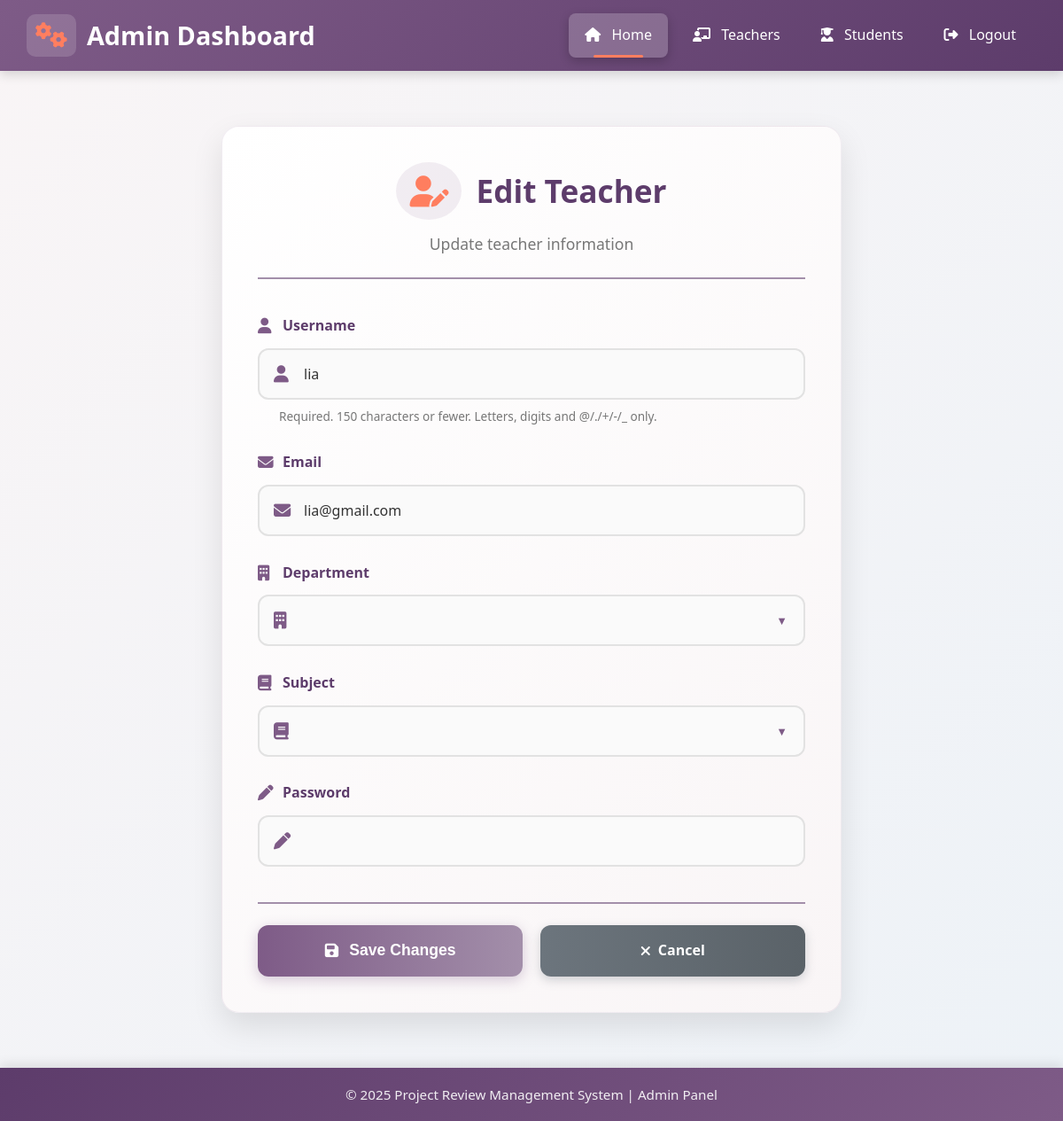
Page /dashboard/edit-teacher/4/ on the earlier database version.
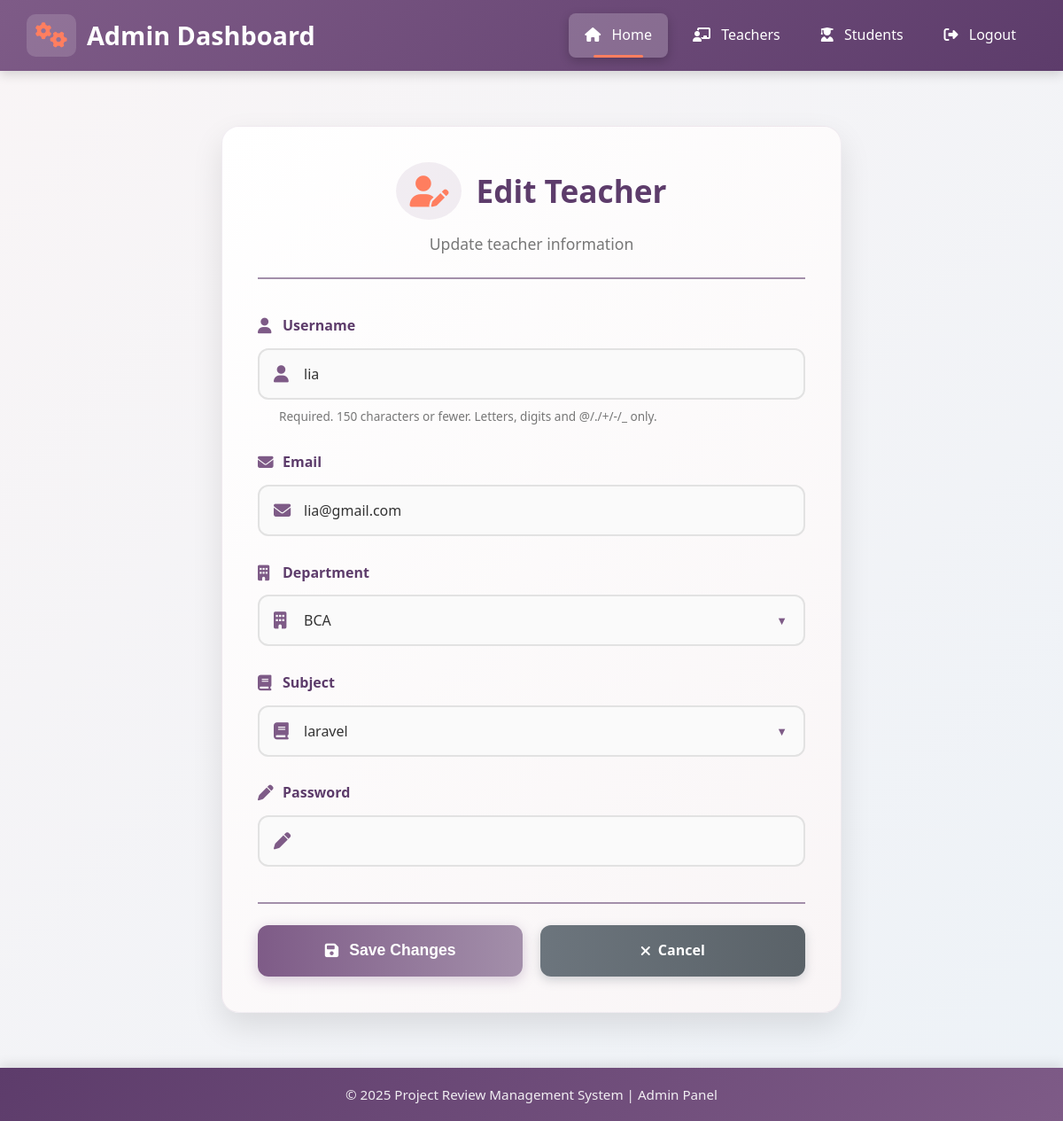
Same page on the later database version.
### project_review_app/models.py (models this page shows, shortened)
class CustomUser(AbstractUser):
    ROLE_CHOICES = (
        ('teacher', 'Teacher'),
        ('student', 'Student'),
        ('admin', 'Admin'),
    )
    DIVISION_CHOICES = (
        ('A', 'Division A'),
        ('B', 'Division B'),
        ('C', 'Division C'),
    )
    SEMESTER_CHOICES = (
        (1, 'Semester 1'),
        (2, 'Semester 2'),
        (3, 'Semester 3'),
        (4, 'Semester 4'),
        (5, 'Semester 5'),
        (6, 'Semester 6'),
    )
    role = models.CharField(max_length=10, choices=ROLE_CHOICES)
    email = models.EmailField(unique=True)
    division = models.CharField(max_length=1, choices=DIVISION_CHOICES, blank=True, null=True)
    roll_no = models.CharField(max_length=20, blank=True, null=True)
    semester = models.PositiveIntegerField(choices=SEMESTER_CHOICES, blank=True, null=True)
    department = models.CharField(max_length=100, blank=True, null=True)
    subject = models.CharField(max_length=100, blank=True, null=True)

### project_review_app/views.py (the view)
# urls.py: path("dashboard/edit-teacher/<int:teacher_id>/", views.edit_teacher, name="edit_teacher"),
def edit_teacher(request, teacher_id):
    teacher = get_object_or_404(CustomUser, id=teacher_id, role="teacher")
    if request.method == "POST":
        form = TeacherForm(request.POST, instance=teacher)
        if form.is_valid():
            form.save()
            return redirect("manage_teachers")
    else:
        form = TeacherForm(instance=teacher)
    return render(request, "admin/edit_teacher.html", {"form": form})

### project_review_app/forms.py (shortened to what this page needs)
class TeacherForm(forms.ModelForm):
    password = forms.CharField(widget=forms.PasswordInput)
    class Meta:
        model = CustomUser
        fields = ("username", "email", "department", "subject", "password")

### templates/admin/edit_teacher.html (shortened to what this page needs)
{% extends "base_admin.html" %}
{% load static %}
{% block content %}
<div class="edit-teacher-container">
    <div class="page-header">
        <h2 class="page-title">
            <i class="fas fa-user-edit"></i> Edit Teacher
        </h2>
        <p class="page-subtitle">Update teacher information</p>
    </div>
    <form method="POST" class="teacher-form">
        {% for field in form %}
        <div class="form-group">
            <label class="form-label" for="{{ field.id_for_label }}">
                {% if field.name == "username" %}
                    <i class="fas fa-user"></i>
                {% elif field.name == "email" %}
                    <i class="fas fa-envelope"></i>
                {% elif field.name == "first_name" %}
                    <i class="fas fa-signature"></i>
                {% elif field.name == "last_name" %}
                    <i class="fas fa-signature"></i>
                {% elif field.name == "department" %}
                    <i class="fas fa-building"></i>
                {% elif field.name == "subject" %}
                    <i class="fas fa-book"></i>
                {% elif field.name == "phone" %}
                    <i class="fas fa-phone"></i>
                {% else %}
                    <i class="fas fa-pen"></i>
                {% endif %}
                {{ field.label }}
            </label>
            <div class="input-with-icon">
                {% if field.name == "department" or field.name == "subject" %}
                <div class="select-wrapper">
                    {{ field }}
                </div>
                {% else %}
                    {{ field }}
                {% endif %}
                {% if field.name == "username" %}
                    <i class="fas fa-user input-icon"></i>
                {% elif field.name == "email" %}
                    <i class="fas fa-envelope input-icon"></i>
                {% elif field.name == "first_name" or field.name == "last_name" %}
                    <i class="fas fa-signature input-icon"></i>
                {% elif field.name == "department" %}
                    <i class="fas fa-building input-icon"></i>
                {% elif field.name == "subject" %}
                    <i class="fas fa-book input-icon"></i>
                {% elif field.name == "phone" %}
                    <i class="fas fa-phone input-icon"></i>
                {% else %}
                    <i class="fas fa-pen input-icon"></i>
                {% endif %}
            </div>
            {% if field.help_text %}
                <div class="help-text">{{ field.help_text }}</div>
            {% endif %}
        </div>
        {% endfor %}
        <div class="action-buttons">
            <button type="submit" class="btn-save">
                <i class="fas fa-save"></i> Save Changes
            </button>
            <a href="{% url 'manage_teachers' %}" class="btn-cancel">
                <i class="fas fa-times"></i> Cancel
            </a>
        </div>
    </form>
</div>
{% endblock %}

Differences in the rows shown:
changed CustomUser "lia": department (not shown) → "BCA"; subject (not shown) → "laravel"
